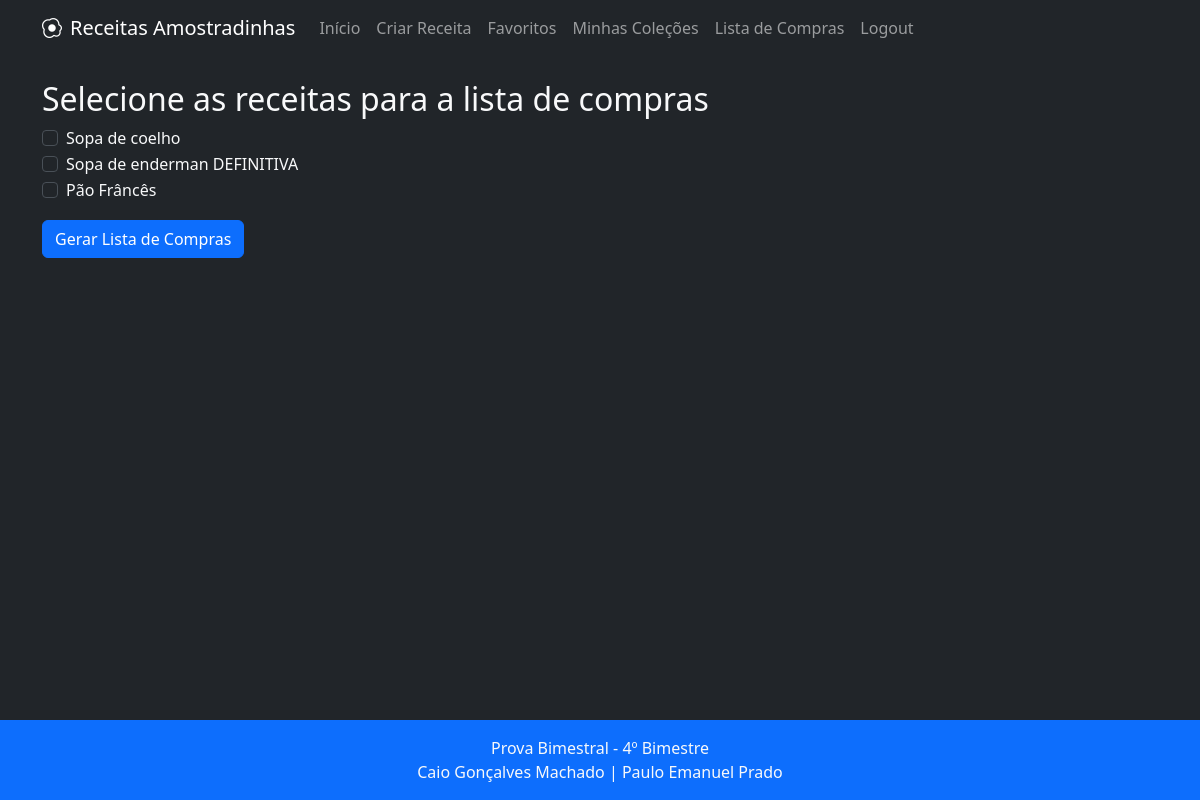
Screenshot of /selecionar-receitas/ (signed in) with the database file from the repository.
### receitas/models.py (models this page shows, shortened)
class Receita(models.Model):
    DIFICULDADE_FACIL = 'F'
    DIFICULDADE_MEDIO = 'M'
    DIFICULDADE_DIFICIL = 'D'
    DIFICULDADE_CHOICES = [
        (DIFICULDADE_FACIL, 'Fácil'),
        (DIFICULDADE_MEDIO, 'Médio'),
        (DIFICULDADE_DIFICIL, 'Difícil'),
    ]
    CATEGORIA_ENTRADA = 'E'
    CATEGORIA_PRATO_PRINCIPAL = 'P'
    CATEGORIA_SOBREMESA = 'S'
    CATEGORIA_BEBIDA = 'B'
    CATEGORIA_CHOICES = [
        (CATEGORIA_ENTRADA, 'Entrada'),
        (CATEGORIA_PRATO_PRINCIPAL, 'Prato Principal'),
        (CATEGORIA_SOBREMESA, 'Sobremesa'),
        (CATEGORIA_BEBIDA, 'Bebida'),
    ]
    titulo = models.CharField(max_length=200)
    descricao = models.TextField()
    ingredientes = models.TextField()
    modo_preparo = models.TextField()
    tempo_preparo = models.IntegerField(help_text="Tempo em minutos")
    categoria = models.CharField(max_length=1, choices=CATEGORIA_CHOICES)
    dificuldade = models.CharField(max_length=1, choices=DIFICULDADE_CHOICES)
    autor = models.ForeignKey(User, on_delete=models.CASCADE)
    data_criacao = models.DateTimeField(auto_now_add=True)
    data_atualizacao = models.DateTimeField(auto_now=True)
    favoritos = models.ManyToManyField(User, related_name='receitas_favoritas', blank=True)
    imagem = models.ImageField(upload_to='receitas/', null=True, blank=True)

### receitas/views.py (the view, shortened to what this page needs)
# urls.py: path('selecionar-receitas/', views.selecionar_receitas, name='selecionar_receitas'),
@login_required
def selecionar_receitas(request):
    receitas = Receita.objects.all()  # Obter todas as receitas
    return render(request, 'selecionar_receitas.html', {'receitas': receitas})

### templates/selecionar_receitas.html (shortened to what this page needs)
{% extends 'base.html' %}
{% block content %}
<h2>Selecione as receitas para a lista de compras</h2>
<form method="post" action="{% url 'gerar_lista_compras' %}">
    {% for receita in receitas %}
    <div class="form-check">
        <input class="form-check-input" type="checkbox" name="receitas" value="{{ receita.id }}" id="receita{{ receita.id }}">
        <label class="form-check-label" for="receita{{ receita.id }}">
            {{ receita.titulo }}
        </label>
    </div>
    {% endfor %}
    <button type="submit" class="btn btn-primary mt-3">Gerar Lista de Compras</button>
</form>
{% endblock %}

### rows the page displays
Receita: titulo "Sopa de coelho"
Receita: titulo "Sopa de enderman DEFINITIVA"
Receita: titulo "Pão Frâncês"
